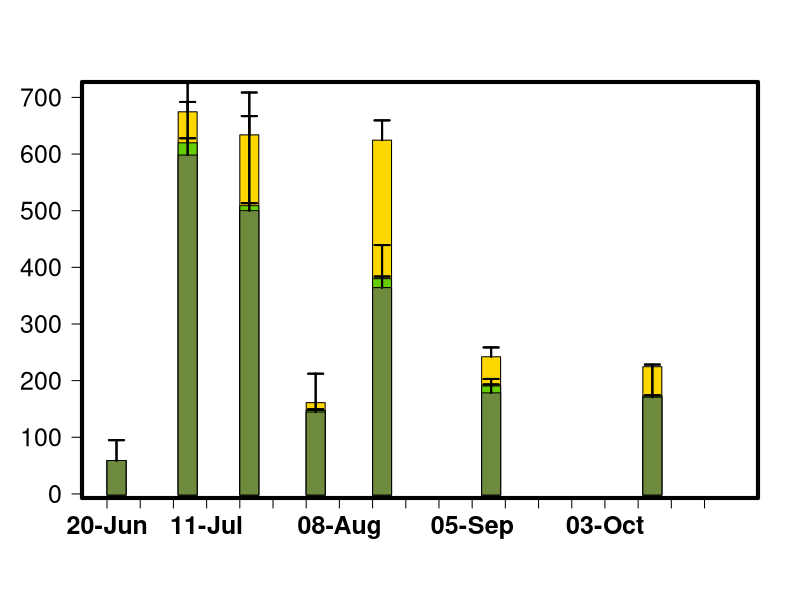

Write the R code that produced this figure.
library(tidyverse)
library(readr)
library(plyr)
library(dplyr)

alldata <- data.frame(read_csv("2_incremental/20220420_STANDING_CROP_Rafa_Interpolation_Dont_Use.csv"))

alldata$SAMPLING_DATE<-as.Date(alldata$SAMPLING_DATE, format = "%m/%d/%Y")

se <- function(x, ...) sqrt(var(x, ...)/length(x))

#alldata[,c(11-87)]<-alldata[,c(13-87)]

#alldata<-replace(alldata[c(13:88)], alldata[c(13:87)] < 0, 0)

# Variable date to factor

dfEPIL <- alldata[which(alldata$SAMPLE_DESCRIPTOR == "EPIL"),]

dfEPIP <- alldata[which(alldata$SAMPLE_DESCRIPTOR == "EPIP"),]

dfFILA <- alldata[which(alldata$SAMPLE_DESCRIPTOR == "FILA"),]

#Selected site 

ssite<-"GC"

# Selected element

names(alldata)

n1<-87

mult=1

EPIL.SUM<-data.frame(aggregate(as.numeric(dfEPIL[,n1]) ~ SAMPLING_DATE+SITE, dfEPIL, mean))
EPIL.SUM[,4]<-aggregate(as.numeric(dfEPIL[,n1]) ~ SAMPLING_DATE+SITE, dfEPIL, se)[,3]
EPIL.SUM <- subset(EPIL.SUM, SITE == ssite)
names(EPIL.SUM)<-c("DATE","SITE","MEAN.EPIL","STDER.EPIL")
EPIL.SUM[,5]<--2
EPIL.SUM[,c(3,4)]<-EPIL.SUM[,c(3,4)]*mult 

FILA.SUM<-data.frame(aggregate(as.numeric(dfFILA[,n1]) ~ SAMPLING_DATE+SITE, dfFILA, mean))
FILA.SUM[,4]<-aggregate(as.numeric(dfFILA[,n1]) ~ SAMPLING_DATE+SITE, dfFILA, se)[,3]
FILA.SUM <- subset(FILA.SUM, SITE == ssite)
names(FILA.SUM)<-c("DATE","SITE","MEAN.FILA","STDER.FILA")
FILA.SUM[,5]<--2
FILA.SUM[,c(3,4)]<-FILA.SUM[,c(3,4)]*mult 

EPIP.SUM<-data.frame(aggregate(as.numeric(dfEPIP[,n1]) ~ SAMPLING_DATE+SITE, dfEPIP, mean))
EPIP.SUM[,4]<-aggregate(as.numeric(dfEPIP[,n1]) ~ SAMPLING_DATE+SITE, dfEPIP, se)[,3]
EPIP.SUM <- subset(EPIP.SUM, SITE == ssite)
names(EPIP.SUM)<-c("DATE","SITE","MEAN.EPIP","STDER.EPIP")
EPIP.SUM[,5]<--2
EPIP.SUM[,c(3,4)]<-EPIP.SUM[,c(3,4)]*mult 


ALL.SUM<-list(EPIP.SUM,FILA.SUM,EPIL.SUM)

ALL.SUM<-ALL.SUM %>% reduce(full_join)

ALL.SUM[is.na(ALL.SUM)] <- 0

L=nrow(ALL.SUM)

#Column Width

j=2

#each 'polygon' is inside a list with xx and yy coordinates

dat1 <- lapply(1:L,function(x){
  res <- list(xx=c(ALL.SUM[x,1]+j, ALL.SUM[x,1]-j, ALL.SUM[x,1]-j, ALL.SUM[x,1]+j),
              yy=c(ALL.SUM[x,5], ALL.SUM[x,5], ALL.SUM[x,8], ALL.SUM[x,8]))
  return(res)
})

dat2 <- lapply(1:L,function(x){
  res <- list(xx=c(ALL.SUM[x,1]+j, ALL.SUM[x,1]-j, ALL.SUM[x,1]-j, ALL.SUM[x,1]+j),
              yy=c(ALL.SUM[x,5], ALL.SUM[x,5], ALL.SUM[x,6]+ALL.SUM[x,8], ALL.SUM[x,6]+ALL.SUM[x,8]))
  return(res)
})

dat3 <- lapply(1:L,function(x){
  res <- list(xx=c(ALL.SUM[x,1]+j, ALL.SUM[x,1]-j, ALL.SUM[x,1]-j, ALL.SUM[x,1]+j),
              yy=c(ALL.SUM[x,5], ALL.SUM[x,5], ALL.SUM[x,3]+ALL.SUM[x,6]+ALL.SUM[x,8], ALL.SUM[x,3]+ALL.SUM[x,6]+ALL.SUM[x,8]))
  return(res)
})

ardat1 <- lapply(1:L,function(x){
  res <- list(x0=c(ALL.SUM[x,1], ALL.SUM[x,1]),
              y0=c(ALL.SUM[x,8]),
              x1=c(ALL.SUM[x,1], ALL.SUM[x,1]),
              y1=c(ALL.SUM[x,8]+ALL.SUM[x,9]))
  return(res)
})

ardat2 <- lapply(1:L,function(x){
  res <- list(x0=c(ALL.SUM[x,1], ALL.SUM[x,1]),
              y0=c(ALL.SUM[x,6]+ ALL.SUM[x,8]),
              x1=c(ALL.SUM[x,1], ALL.SUM[x,1]),
              y1=c(ALL.SUM[x,6]+ALL.SUM[x,8]+ALL.SUM[x,7]))
  return(res)
})
ardat3 <- lapply(1:L,function(x){
  res <- list(x0=c(ALL.SUM[x,1], ALL.SUM[x,1]),
              y0=c(ALL.SUM[x,6]+ALL.SUM[x,8]+ALL.SUM[x,3]),
              x1=c(ALL.SUM[x,1], ALL.SUM[x,1]),
              y1=c(ALL.SUM[x,6]+ALL.SUM[x,8]+ALL.SUM[x,3]+ALL.SUM[x,4]))
  return(res)
})


#create empty plot

#dev.new(width=10, height=7, noRStudioGD = TRUE)
plot(ALL.SUM[,1], ALL.SUM[,5],
     type='n',
     ylim=c(20, plyr::round_any(max(ALL.SUM[3]+ALL.SUM[6]+ALL.SUM[8]+ALL.SUM[4]), 100, f = ceiling)),
     xlim= c(as.Date("2021-06-20"),as.Date("2021-10-30")),
     ylab=NA, 
     yaxt = "n",
     cex=1.5,
     xaxt = "n",
     xlab = NA,
     cex.lab=1, cex.axis=1.2, cex.main=1.2, cex.sub=1.2,
)


axis(side = 2, las=1, font.axis=1, cex.axis=1.5)


plyr::round_any(range(ALL.SUM[3]+ALL.SUM[6]+ALL.SUM[8]), 10, f = ceiling)

at = seq(0, plyr::round_any(max(ALL.SUM[3]+ALL.SUM[6]+ALL.SUM[8]), 175, f = ceiling), length.out=5)

axis.Date(1, at=seq(as.Date("2021-06-20"), as.Date("2021-10-30"), "1 week"), las=1, font.axis=2, cex.axis=1.5, format="%d-%b")

#add polygons

for (i in 1:L) polygon(unlist(dat3[[i]]$xx),unlist(dat3[[i]]$yy),col="gold", border="black")
for (i in 1:L) polygon(unlist(dat2[[i]]$xx),unlist(dat2[[i]]$yy),col="chartreuse3", border="black")
for (i in 1:L) polygon(unlist(dat1[[i]]$xx),unlist(dat1[[i]]$yy),col=colors()[89],border="black")

warnings()

for (i in 1:L) arrows(unlist(ardat3[[i]]$x0),unlist(ardat3[[i]]$y0),unlist(ardat3[[i]]$x1),unlist(ardat3[[i]]$y1), length=0.075, angle=90, code=2, lwd=2,col="black")
for (i in 1:L) arrows(unlist(ardat2[[i]]$x0),unlist(ardat2[[i]]$y0),unlist(ardat2[[i]]$x1),unlist(ardat2[[i]]$y1), length=0.075, angle=90, code=2, lwd=2,col="black")
for (i in 1:L) arrows(unlist(ardat1[[i]]$x0),unlist(ardat1[[i]]$y0),unlist(ardat1[[i]]$x1),unlist(ardat1[[i]]$y1), length=0.075, angle=90, code=2, lwd=2,col="black")


box(lwd=4)
options("warn"=1)


